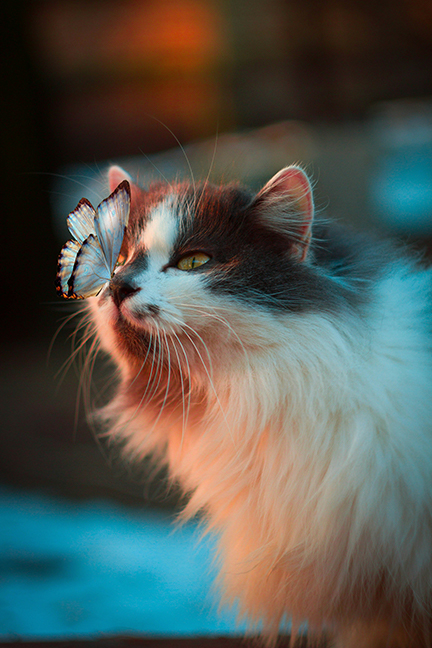
#> input picture testimg/meow_400p.jpg, 432 x 648 px
$ python B2.py
#> lines starting #> are read from the running program, lines starting #| are printed output that depends on the picture
import cv2
from matplotlib import pyplot as plt
import numpy as np


def hit_or_miss(img, S, S_bar):
    """
    Thực hiện phép toán Hit-or-Miss trên ảnh

    Args:
      img: Ảnh đầu vào
      S: Phần tử cấu trúc chính
      S_bar: Phần tử cấu trúc phủ định

    Returns:
      Ảnh kết quả sau phép toán Hit-or-Miss
    """

    # Tính toán phép co với S
    erosion_S = cv2.erode(img, S)

    # Tính toán phép co với S_bar trên ảnh đảo ngược
    img_inv = 255 - img
    erosion_S_bar = cv2.erode(img_inv, S_bar)

    # Kết hợp hai kết quả
    hit_miss = cv2.bitwise_and(erosion_S, erosion_S_bar)

    return hit_miss


# # # Tạo ảnh mẫu
# img = np.zeros((10, 10), dtype=np.uint8)
# img[3:7, 3:7] = 1

# Create a simple binary image with a clear pattern
# img = np.zeros((100, 100), dtype=np.uint8)
# img[30:70, 30:70] = 255

# Đọc ảnh
img = cv2.imread('./testimg/meow_400p.jpg', 0)
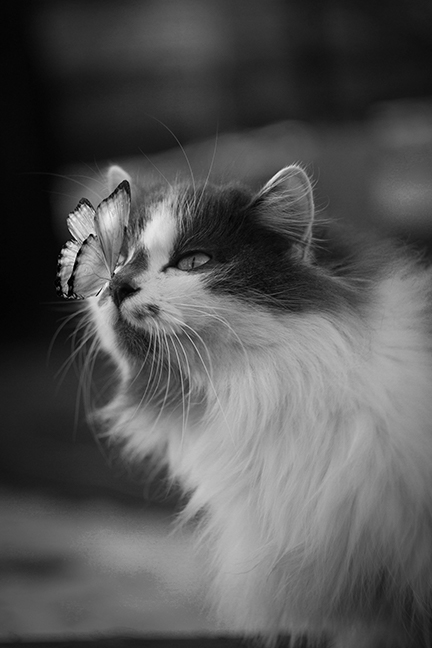
#> img: shape (648, 432); min 0, max 249, mean 85

# Tạo phần tử cấu trúc chính và phủ định
S = np.array([[0, 1, 0],
              [1, 1, 1],
              [0, 1, 0]], dtype=np.uint8)
S_bar = np.array([[1, 0, 1],
                 [0, 0, 0],
                 [1, 0, 1]], dtype=np.uint8)

# Thực hiện phép toán Hit-or-Miss
result = hit_or_miss(img, S, S_bar)
#> in hit_or_miss, `erosion_S = cv2.erode(img, S)`:
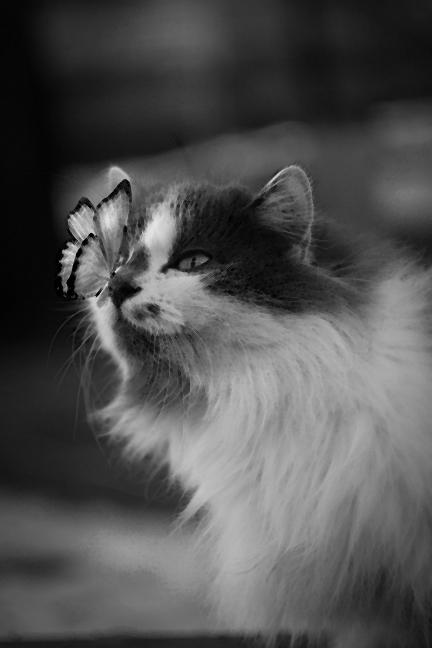
#> erosion_S: shape (648, 432); min 0, max 231, mean 80.6
#> in hit_or_miss, `img_inv = 255 - img`:
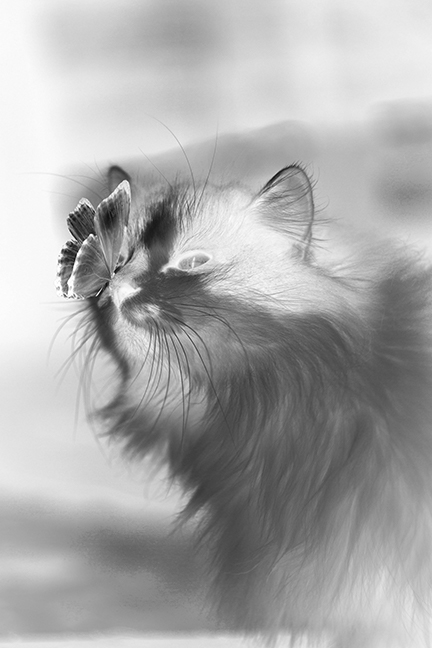
#> img_inv: shape (648, 432); min 6, max 255, mean 170
#> in hit_or_miss, `erosion_S_bar = cv2.erode(img_inv, S_bar)`:
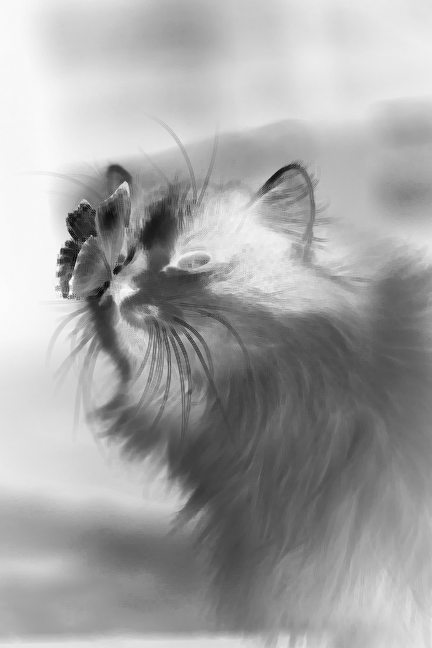
#> erosion_S_bar: shape (648, 432); min 6, max 253, mean 164.9
#> in hit_or_miss, `hit_miss = cv2.bitwise_and(erosion_S, erosion_S_bar)`:
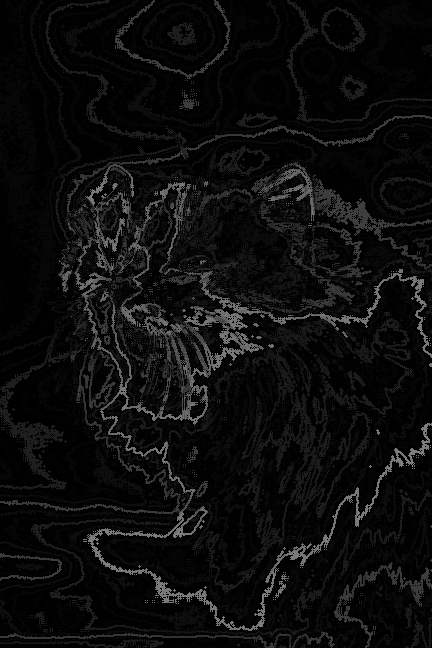
#> hit_miss: shape (648, 432); min 0, max 128, mean 12.6

# [18 lines of commented-out code are left out]
result = hit_or_miss(img, S, S_bar)

# Create subplots
fig, axes = plt.subplots(2, 3, figsize=(12, 8))

# Original Image
axes[0, 0].imshow(img, cmap='gray')
axes[0, 0].set_title('Original Image')

# Erosion with S
erosion_S = cv2.erode(img, S, iterations=1)
axes[0, 1].imshow(erosion_S, cmap='gray')
axes[0, 1].set_title('Erosion with S')

# Erosion with S' on inverted image
img_inv = 255 - img
erosion_S_bar = cv2.erode(img_inv, S_bar)
axes[0, 2].imshow(erosion_S_bar, cmap='gray')
axes[0, 2].set_title('Erosion with S\' on inverted image')

# Intermediate result (for clarity)
intermediate = cv2.bitwise_and(erosion_S, erosion_S_bar)
axes[1, 0].imshow(intermediate, cmap='gray')
axes[1, 0].set_title('Intermediate Result')

# Hit-or-Miss result
axes[1, 1].imshow(result, cmap='gray')
axes[1, 1].set_title('Hit-or-Miss Result')

# Overlay result on original image
overlay = np.where(result == 255, 255, img)
axes[1, 2].imshow(overlay, cmap='gray')
axes[1, 2].set_title('Overlay')

plt.tight_layout()
plt.show()

$ run again, with testimg/meow2_400p.jpg copied over testimg/meow_400p.jpg
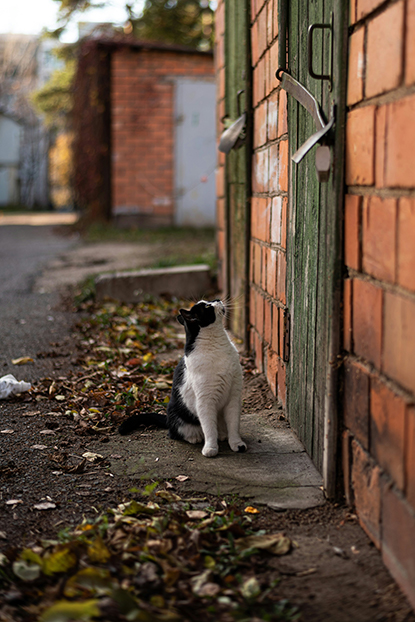
#> input picture testimg/meow2_400p.jpg, 415 x 622 px
#> in hit_or_miss, `erosion_S_bar = cv2.erode(img_inv, S_bar)`:
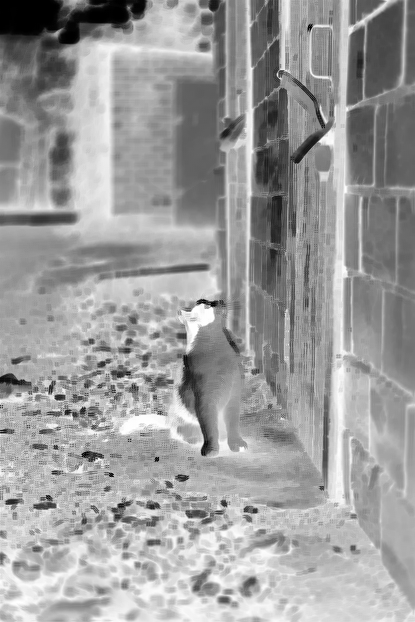
#> erosion_S_bar: shape (622, 415); min 0, max 255, mean 156.2
#> in hit_or_miss, `hit_miss = cv2.bitwise_and(erosion_S, erosion_S_bar)`:
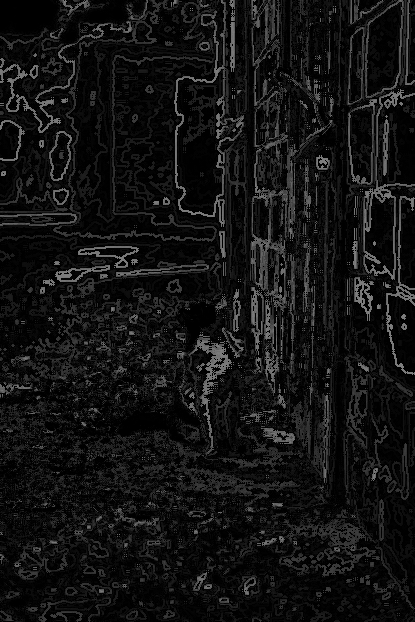
#> hit_miss: shape (622, 415); min 0, max 127, mean 18.6
